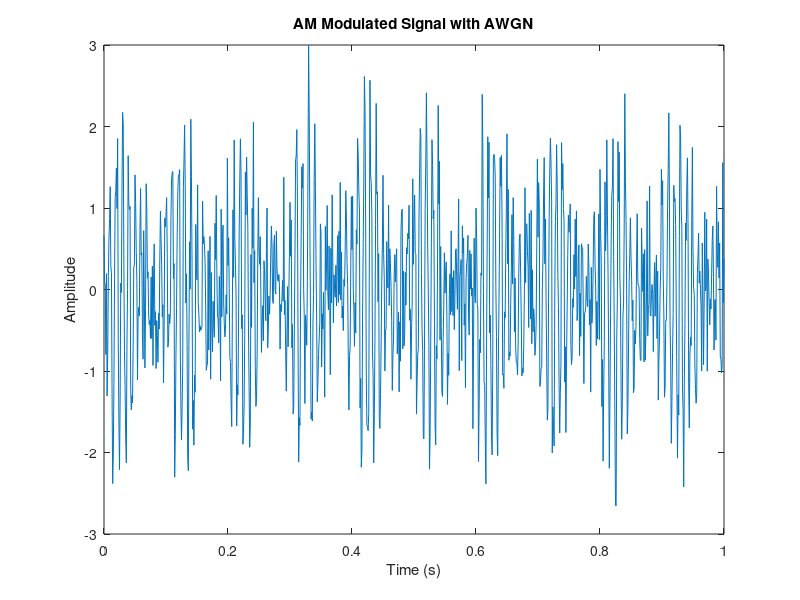

Write the MATLAB code that produced this figure. (Note: this script raises an error after producing the figure.)
clc;   clear;   close all;

% Parameters
Fs = 1000; % Sampling frequency
fc = 100; % Carrier frequency
t = 0:1/Fs:1; % Time vector
m = 0.8; % Modulation index

% Message signal
msg = sin(2*pi*10*t); % Example message signal

% Carrier signal
c = cos(2*pi*fc*t);

% AM modulated signal
s_am = (1 + m*msg).*c;

% Noise power
%noise_power = 1;       % Adjust as needed
% Generate Gaussian noise
%noise = sqrt(noise_power/2) * randn(size(t)); 

% Define SNR (in dB)
snr_db = 1;         % Example SNR

% Calculate noise power
signal_power = mean(s_am.^2); 
noise_power = signal_power / (10^(snr_db/10)); 

% Generate Gaussian noise
noise = sqrt(noise_power/2) * randn(size(s_am)); 

% Add noise to the signal
s_am_noisy = s_am + noise;

% AM modulated Signal with AWGN noise

figure(1)
plot(t, s_am_noisy);
title('AM Modulated Signal with AWGN');
xlabel('Time (s)');
ylabel('Amplitude');


% Demodulation
demodulated_msg = 2*s_am_noisy.*c;    % Multiply by carrier
demodulated_msg = lowpass(demodulated_msg, 10, Fs); % Filter out high-frequency components

% Plot results
figure(2);
subplot(3,1,1);
plot(t, msg);
title('Message Signal');
xlabel('Time (s)');
ylabel('Amplitude');

subplot(3,1,2);
plot(t, s_am);
title('AM Modulated Signal');
xlabel('Time (s)');
ylabel('Amplitude');

subplot(3,1,3);
plot(t, demodulated_msg);
title('Demodulated Message Signal');
xlabel('Time (s)');
ylabel('Amplitude');

